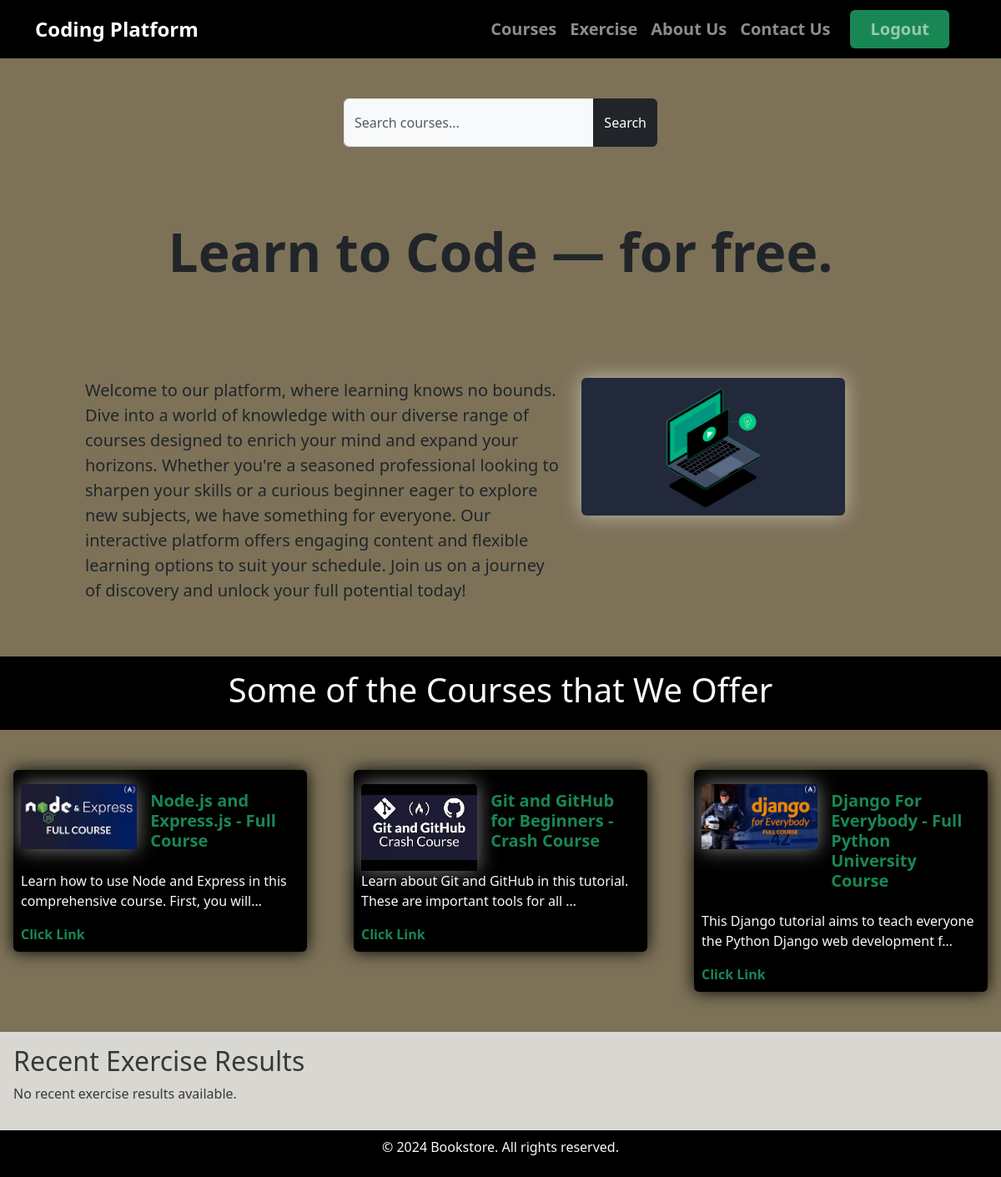
The app's page / (signed in) with its own data.
### codingChallenge/models.py (models this page shows, shortened)
class Home(models.Model):
    title = models.CharField(max_length=100)
    description = models.TextField()
    image = models.ImageField()
    class Meta:
        verbose_name_plural = "Home"

class Course(models.Model):
    image = models.ImageField(null=True)
    title = models.CharField(max_length=200)
    description = models.TextField()
    link = models.URLField(max_length=200,null=True)

### codingChallenge/views.py (the view)
# urls.py: path('', home, name='home'),
@login_required(login_url='login')
def home(request):
    homepage = Home.objects.all()
    recent_courses = Course.objects.order_by('-id')[:3]
    recent_results = ExerciseResult.objects.filter(user=request.user).order_by('-created_at')[:10]
    correct_count = sum(1 for result in recent_results if result.correct)
    context = {'homepage': homepage,'recent_courses': recent_courses,'recent_results': recent_results,'correct_count':correct_count}
    return render(request,'index.html', context)

### codingChallenge/templates/index.html (shortened to what this page needs)
{% extends "base.html" %}
{% block content %}
{% for item in homepage %}
<form class="container col-4 my-5" action="{% url 'course_view' %}" method="GET">
    <div class="input-group">
        <input class="form-control bg-light py-3" type="text" name="search_query" placeholder="Search courses...">
        <button class="btn btn-dark" type="submit">Search</button>
</form>
<div class="clearfix container">
    <br>
    <h1 class="p-3 text-center display-3 fw-bold">{{ item.title }}</h1>
    <div class="row p-4 m-4">
        <div class="col-7 fs-5 mt-5">
            <p>
                {{ item.description }}
            </p>
        </div>
        <div class="col-4 mt-5">
            <img class="rounded col-12" src="{{ item.image.url }}" alt="...">
        </div>
    </div>
</div>
<div class="bg-black p-3">
    <h2 class="text-center fs-1 text-light">Some of the Courses that We Offer</h2>
</div>
<div class="row">
{% for course in recent_courses %}
<div class="col-md-4 my-3 py-3 ">
    <div class="card bg-black text-light p-2 m-3">
        <div class="row g-0">
            <div class="col-md-5">
                <img class="card-img-top mt-2" src="{{ course.image.url }}" alt="...">
            </div>
            <div class="col-md-7">
                <div class="card-body">
                    <h5 class="card-title fw-bold"><a class="text-success" href="{% url 'course_detail' course.id %}">{{ course.title }}</a></h5>
                </div>
            </div>
        </div>
        <p class="card-text">{{ course.description|truncatechars:80 }}</p>
        <a href="{{ course.link }}" class="card-link fw-bold text-success">Click Link</a>
    </div>
</div>
{% endfor %}
</div>
<div class="p-3 bg-light opacity-75">
    <div class="recent-results">
        <h2>Recent Exercise Results</h2>
        {% if recent_results %}
            <p>Correct Answers: {{ correct_count }}/10</p>
            <p>Time: {{ recent_results.0.created_at }}</p>
            <ul>
                {% for result in recent_results %}
                    <li>
                        {% if result.correct %}
                            Correct Answer: {{ result.selected_answer }} (Correct)
                        {% else %}
                            Wrong Answer: {{ result.selected_answer }} (Incorrect)
                        {% endif %}
                    </li>
                {% endfor %}
            </ul>
        {% else %}
            <p>No recent exercise results available.</p>
        {% endif %}
    </div>
</div>
{% endfor %}
{% endblock content %}

### codingChallenge/templates/base.html (style rules this page uses)
img { box-shadow: 0 0 25px rgba(255, 255, 255, 0.5); }
body { background: rgba(58, 41, 1, 0.655); }
.card { transition: ease-in-out 0.7s; box-shadow: 0 0 20px rgb(0, 0, 0); }
a { text-decoration: none; }

### records on screen
Home: title "Learn to Code — for free.", description "Welcome to our platform, where learning knows no bounds. Dive into a world of knowledge with our diverse range of courses designed to enrich your mind and expand your horizons. Whether you're a seasoned professional looking to sharpen your skills or a curious beginner eager to explore new subjects, we have something for everyone. Our interactive platform offers engaging content and flexible learning options to suit your schedule. Join us on a journey of discovery and unlock your full potential today!", image (picture)
Course: image (picture), title "Node.js and Express.js - Full Course", description "Learn how to use Node and Express in this comprehensive course. First, you will…"
Course: image (picture), title "Git and GitHub for Beginners - Crash Course", description "Learn about Git and GitHub in this tutorial. These are important tools for all …"
Course: image (picture), title "Django For Everybody - Full Python University Course", description "This Django tutorial aims to teach everyone the Python Django web development f…"
